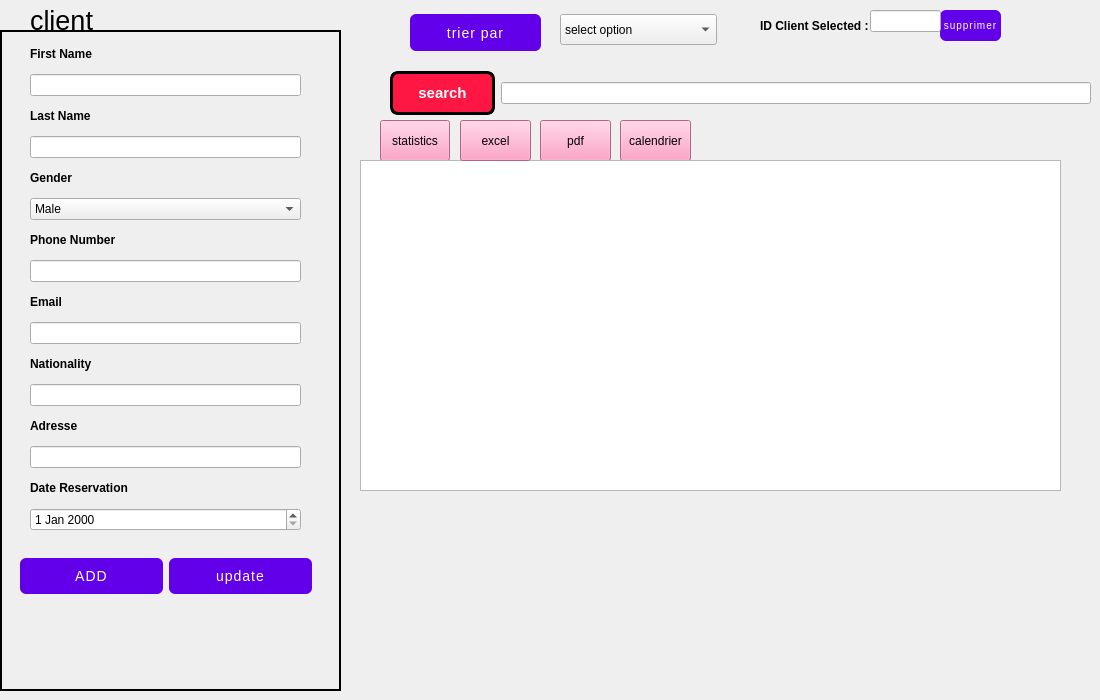
    <widget class="QWidget" name="page">
     <widget class="QLabel" name="label_21">
      <property name="geometry">
       <rect>
        <x>0</x>
        <y>30</y>
        <width>341</width>
        <height>661</height>
       </rect>
      </property>
      <property name="styleSheet">
       <string notr="true">border: 2px solid black;</string>
      </property>
      <property name="text">
       <string/>
      </property>
     </widget>
     <widget class="QComboBox" name="comboBox">
      <property name="geometry">
       <rect>
        <x>560</x>
        <y>14</y>
        <width>157</width>
        <height>31</height>
       </rect>
      </property>
      <item>
       <property name="text">
        <string>select option</string>
       </property>
      </item>
      <item>
       <property name="text">
        <string>Prenom</string>
       </property>
      </item>
      <item>
       <property name="text">
        <string>Id_Client</string>
       </property>
      </item>
     </widget>
     <widget class="QPushButton" name="supprimerbtn">
      <property name="geometry">
       <rect>
        <x>940</x>
        <y>10</y>
        <width>61</width>
        <height>31</height>
       </rect>
      </property>
      <property name="styleSheet">
       <string notr="true">QPushButton {
    background-color: #6200ea;
    color: white;
    border-radius: 6px;
    font-size: 10px;
    letter-spacing: 1px;
    text-transform: uppercase;
    transition: background-color 0.3s ease;
}
QPushButton:hover {
    background-color: #3700b3;
}
QPushButton:pressed {
    background-color: #30009c;
}
</string>
      </property>
      <property name="text">
       <string>supprimer</string>
      </property>
     </widget>
     <widget class="QPushButton" name="pdf">
      <property name="geometry">
       <rect>
        <x>540</x>
        <y>120</y>
        <width>71</width>
        <height>41</height>
       </rect>
      </property>
      <property name="styleSheet">
       <string notr="true">background-color: rgb(255, 137, 184);</string>
      </property>
      <property name="text">
       <string>pdf</string>
      </property>
      <property name="icon">
       <iconset>
        <normaloff>../crud yassine FINAL/crud yassine/crud yassine/Atelier_Connexion/im/picture_as_pdf_24dp_5F6368_FILL0_wght400_GRAD0_opsz24.png</normaloff>../crud yassine FINAL/crud yassine/crud yassine/Atelier_Connexion/im/picture_as_pdf_24dp_5F6368_FILL0_wght400_GRAD0_opsz24.png</iconset>
      </property>
     </widget>
     <widget class="QWidget" name="layoutWidget_5">
      <property name="geometry">
       <rect>
        <x>20</x>
        <y>550</y>
        <width>292</width>
        <height>52</height>
       </rect>
      </property>
      <layout class="QHBoxLayout" name="horizontalLayout_8">
       <item>
        <widget class="QPushButton" name="ajouter">
         <property name="styleSheet">
          <string notr="true">QPushButton {
    background-color: #6200ea;
    color: white;
    border-radius: 6px;
    padding: 10px 24px;
    font-size: 14px;
    letter-spacing: 1px;
    text-transform: uppercase;
    transition: background-color 0.3s ease;
}
QPushButton:hover {
    background-color: #3700b3;
}
QPushButton:pressed {
    background-color: #30009c;
}
</string>
         </property>
         <property name="text">
          <string>ADD</string>
         </property>
        </widget>
       </item>
       <item>
        <widget class="QPushButton" name="modifier">
         <property name="styleSheet">
          <string notr="true">QPushButton {
    background-color: #6200ea;
    color: white;
    border-radius: 6px;
    padding: 10px 24px;
    font-size: 14px;
    letter-spacing: 1px;
    text-transform: uppercase;
    transition: background-color 0.3s ease;
}
QPushButton:hover {
    background-color: #3700b3;
}
QPushButton:pressed {
    background-color: #30009c;
}</string>
         </property>
         <property name="text">
          <string>update</string>
         </property>
        </widget>
       </item>
      </layout>
     </widget>
     <widget class="QPushButton" name="calendrier">
      <property name="geometry">
       <rect>
        <x>620</x>
        <y>120</y>
        <width>71</width>
        <height>41</height>
       </rect>
      </property>
      <property name="styleSheet">
       <string notr="true">background-color: rgb(255, 137, 184);</string>
      </property>
      <property name="text">
       <string>calendrier</string>
      </property>
      <property name="icon">
       <iconset>
        <normaloff>../crud yassine FINAL/crud yassine/crud yassine/Atelier_Connexion/im/picture_as_pdf_24dp_5F6368_FILL0_wght400_GRAD0_opsz24.png</normaloff>../crud yassine FINAL/crud yassine/crud yassine/Atelier_Connexion/im/picture_as_pdf_24dp_5F6368_FILL0_wght400_GRAD0_opsz24.png</iconset>
      </property>
     </widget>
     <widget class="QPushButton" name="gostat">
      <property name="geometry">
       <rect>
        <x>380</x>
        <y>120</y>
        <width>70</width>
        <height>41</height>
       </rect>
      </property>
      <property name="styleSheet">
       <string notr="true">background-color: rgb(255, 137, 184);</string>
      </property>
      <property name="text">
       <string>statistics</string>
      </property>
      <property name="icon">
       <iconset>
        <normaloff>../crud yassine FINAL/crud yassine/crud yassine/Atelier_Connexion/im/picture_as_pdf_24dp_5F6368_FILL0_wght400_GRAD0_opsz24.png</normaloff>../crud yassine FINAL/crud yassine/crud yassine/Atelier_Connexion/im/picture_as_pdf_24dp_5F6368_FILL0_wght400_GRAD0_opsz24.png</iconset>
      </property>
     </widget>
     <widget class="QPushButton" name="pushButton_59">
      <property name="geometry">
       <rect>
        <x>410</x>
        <y>14</y>
        <width>131</width>
        <height>37</height>
       </rect>
      </property>
      <property name="styleSheet">
       <string notr="true">QPushButton {
    background-color: #6200ea;
    color: white;
    border-radius: 6px;
    padding: 10px 24px;
    font-size: 14px;
    letter-spacing: 1px;
    text-transform: uppercase;
    transition: background-color 0.3s ease;
}
QPushButton:hover {
    background-color: #3700b3;
}
QPushButton:pressed {
    background-color: #30009c;
}</string>
      </property>
      <property name="text">
       <string>trier par</string>
      </property>
     </widget>
     <widget class="QTableView" name="tableView">
      <property name="geometry">
       <rect>
        <x>360</x>
        <y>160</y>
        <width>701</width>
        <height>331</height>
       </rect>
      </property>
     </widget>
     <widget class="QWidget" name="layoutWidget_4">
      <property name="geometry">
       <rect>
        <x>30</x>
        <y>40</y>
        <width>271</width>
        <height>491</height>
       </rect>
      </property>
      <layout class="QVBoxLayout" name="verticalLayout_21">
       <item>
        <widget class="QLabel" name="label_22">
         <property name="font">
          <font>
           <weight>75</weight>
           <bold>true</bold>
          </font>
         </property>
         <property name="text">
          <string>First Name</string>
         </property>
        </widget>
       </item>
       <item>
        <widget class="QLineEdit" name="nom"/>
       </item>
       <item>
        <widget class="QLabel" name="label_23">
         <property name="font">
          <font>
           <weight>75</weight>
           <bold>true</bold>
          </font>
         </property>
         <property name="text">
          <string>Last Name</string>
         </property>
        </widget>
       </item>
       <item>
        <widget class="QLineEdit" name="prnom"/>
       </item>
       <item>
        <widget class="QLabel" name="label_28">
         <property name="font">
          <font>
           <weight>75</weight>
           <bold>true</bold>
          </font>
         </property>
         <property name="text">
          <string>Gender</string>
         </property>
        </widget>
       </item>
       <item>
        <widget class="QComboBox" name="comboBox_9">
         <item>
          <property name="text">
           <string>Male</string>
          </property>
         </item>
         <item>
          <property name="text">
           <string>Female</string>
          </property>
         </item>
        </widget>
       </item>
       <item>
        <widget class="QLabel" name="label_24">
         <property name="font">
          <font>
           <weight>75</weight>
           <bold>true</bold>
          </font>
         </property>
         <property name="text">
          <string>Phone Number</string>
         </property>
        </widget>
       </item>
       <item>
        <widget class="QLineEdit" name="nbrphone"/>
       </item>
       <item>
        <widget class="QLabel" name="label_25">
         <property name="font">
          <font>
           <weight>75</weight>
           <bold>true</bold>
          </font>
         </property>
         <property name="text">
          <string>Email</string>
         </property>
        </widget>
       </item>
       <item>
        <widget class="QLineEdit" name="mail"/>
       </item>
       <item>
        <widget class="QLabel" name="label_29">
         <property name="font">
          <font>
           <weight>75</weight>
           <bold>true</bold>
          </font>
         </property>
         <property name="text">
          <string>Nationality</string>
         </property>
        </widget>
       </item>
       <item>
        <widget class="QLineEdit" name="nationality"/>
       </item>
       <item>
        <widget class="QLabel" name="label_27">
         <property name="font">
          <font>
           <weight>75</weight>
           <bold>true</bold>
          </font>
         </property>
         <property name="text">
          <string>Adresse</string>
         </property>
        </widget>
       </item>
       <item>
        <widget class="QLineEdit" name="adresse"/>
       </item>
       <item>
        <widget class="QLabel" name="label_34">
         <property name="font">
          <font>
           <weight>75</weight>
           <bold>true</bold>
          </font>
         </property>
         <property name="text">
          <string>Date Reservation</string>
         </property>
        </widget>
       </item>
       <item>
        <widget class="QDateEdit" name="Date_reser"/>
       </item>
      </layout>
     </widget>
     <widget class="QLabel" name="label_30">
      <property name="geometry">
       <rect>
        <x>30</x>
        <y>0</y>
        <width>161</width>
        <height>41</height>
       </rect>
      </property>
      <property name="font">
       <font>
        <pointsize>20</pointsize>
       </font>
      </property>
      <property name="text">
       <string>client</string>
      </property>
     </widget>
     <widget class="QWidget" name="layoutWidget_3">
      <property name="geometry">
       <rect>
        <x>390</x>
        <y>64</y>
        <width>701</width>
        <height>58</height>
       </rect>
      </property>
      <layout class="QHBoxLayout" name="horizontalLayout_10">
       <item>
        <widget class="QPushButton" name="pushButton_28">
         <property name="styleSheet">
          <string notr="true">QPushButton {
    background-color: #ff1744;
    color: white;
    border: 3px solid #000000;
    border-radius: 8px;
    padding: 10px 25px;
    font-size: 15px;
    font-weight: bold;
    box-shadow: 5px 5px 0 #000000;
    transition: box-shadow 0.2s ease, background-color 0.2s ease;
}
QPushButton:hover {
    background-color: #f01440;
    box-shadow: 3px 3px 0 #000000;
}
QPushButton:pressed {
    background-color: #d01235;
    box-shadow: 1px 1px 0 #000000;
}
</string>
         </property>
         <property name="text">
          <string>search</string>
         </property>
        </widget>
       </item>
       <item>
        <widget class="QLineEdit" name="search_bar"/>
       </item>
      </layout>
     </widget>
     <widget class="QLineEdit" name="id">
      <property name="geometry">
       <rect>
        <x>870</x>
        <y>10</y>
        <width>71</width>
        <height>22</height>
       </rect>
      </property>
      <property name="text">
       <string/>
      </property>
     </widget>
     <widget class="QPushButton" name="excel">
      <property name="geometry">
       <rect>
        <x>460</x>
        <y>120</y>
        <width>71</width>
        <height>41</height>
       </rect>
      </property>
      <property name="styleSheet">
       <string notr="true">background-color: rgb(255, 137, 184);</string>
      </property>
      <property name="text">
       <string>excel</string>
      </property>
      <property name="icon">
       <iconset>
        <normaloff>../crud yassine FINAL/crud yassine/crud yassine/Atelier_Connexion/im/picture_as_pdf_24dp_5F6368_FILL0_wght400_GRAD0_opsz24.png</normaloff>../crud yassine FINAL/crud yassine/crud yassine/Atelier_Connexion/im/picture_as_pdf_24dp_5F6368_FILL0_wght400_GRAD0_opsz24.png</iconset>
      </property>
     </widget>
     <widget class="QLabel" name="label_33">
      <property name="geometry">
       <rect>
        <x>760</x>
        <y>14</y>
        <width>151</width>
        <height>24</height>
       </rect>
      </property>
      <property name="font">
       <font>
        <weight>75</weight>
        <bold>true</bold>
       </font>
      </property>
      <property name="text">
       <string>ID Client Selected :</string>
      </property>
     </widget>
    </widget>
